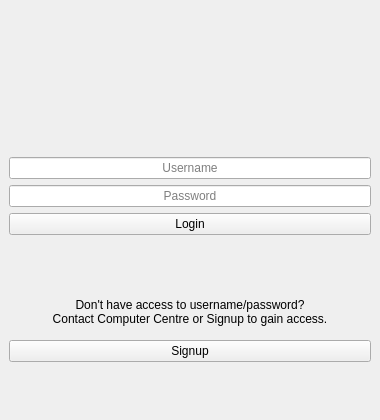
<?xml version="1.0" encoding="UTF-8"?>
<ui version="4.0">
 <class>form_login</class>
 <widget class="QMainWindow" name="form_login">
  <property name="windowModality">
   <enum>Qt::ApplicationModal</enum>
  </property>
  <property name="enabled">
   <bool>true</bool>
  </property>
  <property name="geometry">
   <rect>
    <x>0</x>
    <y>0</y>
    <width>380</width>
    <height>420</height>
   </rect>
  </property>
  <property name="maximumSize">
   <size>
    <width>16777215</width>
    <height>430</height>
   </size>
  </property>
  <property name="contextMenuPolicy">
   <enum>Qt::NoContextMenu</enum>
  </property>
  <property name="windowTitle">
   <string>Login</string>
  </property>
  <property name="windowIcon">
   <iconset resource="FaceAttend.qrc">
    <normaloff>:/ui_elements/FaceAttend.png</normaloff>:/ui_elements/FaceAttend.png</iconset>
  </property>
  <property name="layoutDirection">
   <enum>Qt::LeftToRight</enum>
  </property>
  <property name="autoFillBackground">
   <bool>false</bool>
  </property>
  <property name="tabShape">
   <enum>QTabWidget::Rounded</enum>
  </property>
  <property name="dockOptions">
   <set>QMainWindow::AllowTabbedDocks|QMainWindow::AnimatedDocks</set>
  </property>
  <property name="unifiedTitleAndToolBarOnMac">
   <bool>false</bool>
  </property>
  <widget class="QWidget" name="central_widget">
   <layout class="QGridLayout" name="gridLayout">
    <item row="0" column="0">
     <layout class="QGridLayout" name="grid_layout">
      <item row="0" column="0">
       <widget class="QLabel" name="label_spacer_top">
        <property name="text">
         <string/>
        </property>
       </widget>
      </item>
     </layout>
    </item>
    <item row="9" column="0">
     <widget class="QPushButton" name="button_signup">
      <property name="focusPolicy">
       <enum>Qt::StrongFocus</enum>
      </property>
      <property name="toolTip">
       <string>Click to get yourself signed up!</string>
      </property>
      <property name="text">
       <string>Signup</string>
      </property>
      <property name="icon">
       <iconset resource="FaceAttend.qrc">
        <normaloff>:/ui_elements/key.png</normaloff>:/ui_elements/key.png</iconset>
      </property>
     </widget>
    </item>
    <item row="2" column="0">
     <widget class="QLabel" name="label_spacer_middle_1">
      <property name="text">
       <string/>
      </property>
     </widget>
    </item>
    <item row="4" column="0">
     <widget class="QLineEdit" name="line_edit_password">
      <property name="focusPolicy">
       <enum>Qt::StrongFocus</enum>
      </property>
      <property name="toolTip">
       <string>Enter your password.</string>
      </property>
      <property name="echoMode">
       <enum>QLineEdit::Password</enum>
      </property>
      <property name="alignment">
       <set>Qt::AlignCenter</set>
      </property>
      <property name="placeholderText">
       <string>Password</string>
      </property>
      <property name="clearButtonEnabled">
       <bool>true</bool>
      </property>
     </widget>
    </item>
    <item row="8" column="0">
     <widget class="QLabel" name="label_placeholder">
      <property name="layoutDirection">
       <enum>Qt::LeftToRight</enum>
      </property>
      <property name="text">
       <string>Don't have access to username/password?
Contact Computer Centre or Signup to gain access.</string>
      </property>
      <property name="alignment">
       <set>Qt::AlignCenter</set>
      </property>
     </widget>
    </item>
    <item row="1" column="0" alignment="Qt::AlignHCenter|Qt::AlignVCenter">
     <widget class="QLabel" name="label_faceattend_icon">
      <property name="text">
       <string/>
      </property>
      <property name="pixmap">
       <pixmap>FaceAttend2.png</pixmap>
      </property>
      <property name="alignment">
       <set>Qt::AlignCenter</set>
      </property>
     </widget>
    </item>
    <item row="10" column="0">
     <widget class="QLabel" name="label_spacer_bottom">
      <property name="text">
       <string/>
      </property>
     </widget>
    </item>
    <item row="7" column="0">
     <widget class="QLabel" name="label_spacer_middle_2">
      <property name="text">
       <string/>
      </property>
     </widget>
    </item>
    <item row="6" column="0">
     <widget class="QPushButton" name="button_login">
      <property name="focusPolicy">
       <enum>Qt::StrongFocus</enum>
      </property>
      <property name="toolTip">
       <string>Click to Login!</string>
      </property>
      <property name="text">
       <string>Login</string>
      </property>
      <property name="icon">
       <iconset resource="FaceAttend.qrc">
        <normaloff>:/ui_elements/unlock.png</normaloff>:/ui_elements/unlock.png</iconset>
      </property>
     </widget>
    </item>
    <item row="3" column="0">
     <widget class="QLineEdit" name="line_edit_username">
      <property name="mouseTracking">
       <bool>true</bool>
      </property>
      <property name="focusPolicy">
       <enum>Qt::StrongFocus</enum>
      </property>
      <property name="toolTip">
       <string>Enter your username.</string>
      </property>
      <property name="alignment">
       <set>Qt::AlignCenter</set>
      </property>
      <property name="placeholderText">
       <string>Username</string>
      </property>
      <property name="clearButtonEnabled">
       <bool>true</bool>
      </property>
     </widget>
    </item>
   </layout>
  </widget>
 </widget>
 <tabstops>
  <tabstop>line_edit_username</tabstop>
  <tabstop>line_edit_password</tabstop>
  <tabstop>button_login</tabstop>
  <tabstop>button_signup</tabstop>
 </tabstops>
 <resources>
  <include location="FaceAttend.qrc"/>
 </resources>
 <connections/>
</ui>
